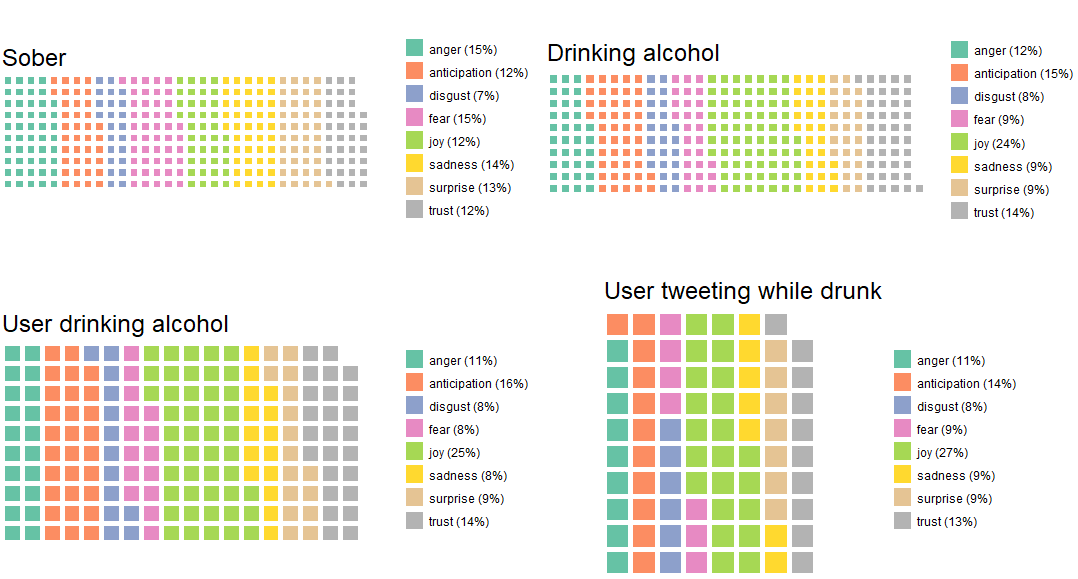

The R source for this figure:
library(ggplot2)
theme_set(theme_classic())

source_df <- read.csv("visualizations/sentiment_type.csv")

library("cowplot")

#install.packages("waffle")
library(waffle)

header <- c("anger", "anticipation", "disgust", "fear", "joy", "sadness", "surprise", "trust")

tmp <- transform(source_df, transform=totalTweetsNaoAlcoolizados/12)
vals <- c(tmp$transform)
val_names <- sprintf("%s (%s)", header, scales::percent(round(vals/sum(vals), 2)))
names(vals) <- val_names
plotTweetsNaoAlcoolizados <- waffle(vals, title="Sober")

tmp <- transform(source_df, transform=totalTweetsQ1/12)
vals <- c(tmp$transform)
val_names <- sprintf("%s (%s)", header, scales::percent(round(vals/sum(vals), 2)))
names(vals) <- val_names
plotQ1 <- waffle::waffle(vals, title="Drinking alcohol")

tmp <- transform(source_df, transform=totalTweetsQ2/12)
vals <- c(tmp$transform)
val_names <- sprintf("%s (%s)", header, scales::percent(round(vals/sum(vals), 2)))
names(vals) <- val_names
plotQ2 <- waffle::waffle(vals,  title="User drinking alcohol")

tmp <- transform(source_df, transform=totalTweetsQ3/12)
vals <- c(tmp$transform)
val_names <- sprintf("%s (%s)", header, scales::percent(round(vals/sum(vals), 2)))
names(vals) <- val_names
plotQ3 <- waffle::waffle(vals, title="User tweeting while drunk", pad=1)

#waffle(parts, rows=8)
#waffle(parts, rows=8, colors=c("#969696", "#1879bf", "#009bda"), legend_pos="bottom") 

library("cowplot")
#plot_grid(plotTweetsNaoAlcoolizados, plotQ1, plotQ2, plotQ3, labels = c("Question 1-", "Question 1+", "Question 2+", "Question 3+"), ncol = 2, nrow = 2)

plot_grid(plotTweetsNaoAlcoolizados, plotQ1, plotQ2, plotQ3, ncol = 2, nrow = 2)



#https://github.com/hrbrmstr/waffle
